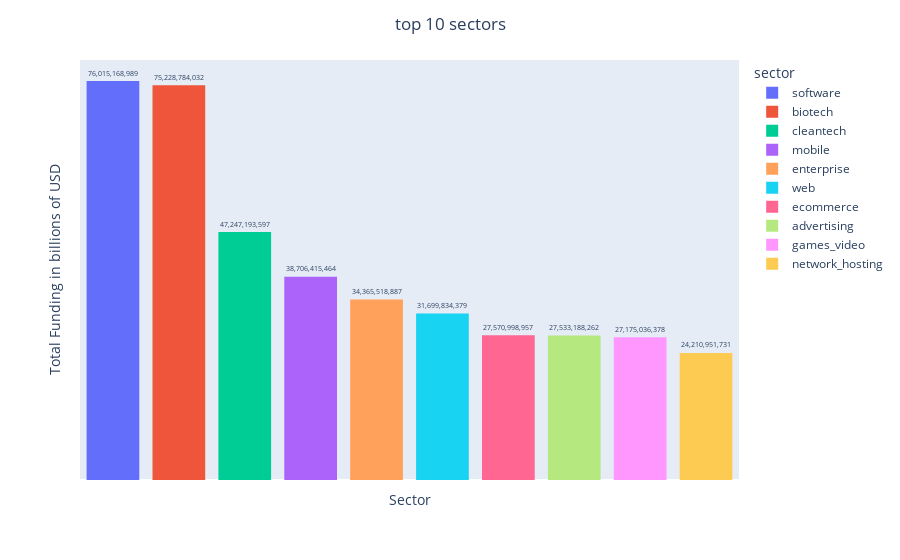

The notebook cell this image was saved under:
### Code cell
sector_trends= sector_trends.reset_index()

fig= px.bar(
    sector_trends,
    x="sector",
    y="funding_total_usd",
    color= "sector",
    text="funding_total_usd"
)

fig.update_traces(
    texttemplate= "%{text:,.0f}",
    textposition='outside',
    marker=dict(line=dict(width=0))
)

fig.update_yaxes(showticklabels=False, showgrid=False,title= "Total Funding in billions of USD")
fig.update_xaxes(showticklabels= False, showgrid= False, title="Sector")

fig.update_layout(
    title= 'top 10 sectors',
    title_x=0.5
)
fig.show()

### Figure 1 — Plotly figure (JSON) as saved in the notebook; plotly's stock layout.template omitted (floating-point values rounded to 4 significant figures)
{"data": [{"hovertemplate": "sector=%{x}<br>funding_total_usd=%{text}<extra></extra>", "legendgroup": "software", "marker": {"color": "#636efa", "line": {"width": 0}, "pattern": {"shape": ""}}, "name": "software", "orientation": "v", "showlegend": true, "text": [76020000000.0], "textposition": "outside", "texttemplate": "%{text:,.0f}", "type": "bar", "x": ["software"], "xaxis": "x", "y": [76020000000.0], "yaxis": "y"}, {"hovertemplate": "sector=%{x}<br>funding_total_usd=%{text}<extra></extra>", "legendgroup": "biotech", "marker": {"color": "#EF553B", "line": {"width": 0}, "pattern": {"shape": ""}}, "name": "biotech", "orientation": "v", "showlegend": true, "text": [75230000000.0], "textposition": "outside", "texttemplate": "%{text:,.0f}", "type": "bar", "x": ["biotech"], "xaxis": "x", "y": [75230000000.0], "yaxis": "y"}, {"hovertemplate": "sector=%{x}<br>funding_total_usd=%{text}<extra></extra>", "legendgroup": "cleantech", "marker": {"color": "#00cc96", "line": {"width": 0}, "pattern": {"shape": ""}}, "name": "cleantech", "orientation": "v", "showlegend": true, "text": [47250000000.0], "textposition": "outside", "texttemplate": "%{text:,.0f}", "type": "bar", "x": ["cleantech"], "xaxis": "x", "y": [47250000000.0], "yaxis": "y"}, {"hovertemplate": "sector=%{x}<br>funding_total_usd=%{text}<extra></extra>", "legendgroup": "mobile", "marker": {"color": "#ab63fa", "line": {"width": 0}, "pattern": {"shape": ""}}, "name": "mobile", "orientation": "v", "showlegend": true, "text": [38710000000.0], "textposition": "outside", "texttemplate": "%{text:,.0f}", "type": "bar", "x": ["mobile"], "xaxis": "x", "y": [38710000000.0], "yaxis": "y"}, {"hovertemplate": "sector=%{x}<br>funding_total_usd=%{text}<extra></extra>", "legendgroup": "enterprise", "marker": {"color": "#FFA15A", "line": {"width": 0}, "pattern": {"shape": ""}}, "name": "enterprise", "orientation": "v", "showlegend": true, "text": [34370000000.0], "textposition": "outside", "texttemplate": "%{text:,.0f}", "type": "bar", "x": ["enterprise"], "xaxis": "x", "y": [34370000000.0], "yaxis": "y"}, {"hovertemplate": "sector=%{x}<br>funding_total_usd=%{text}<extra></extra>", "legendgroup": "web", "marker": {"color": "#19d3f3", "line": {"width": 0}, "pattern": {"shape": ""}}, "name": "web", "orientation": "v", "showlegend": true, "text": [31700000000.0], "textposition": "outside", "texttemplate": "%{text:,.0f}", "type": "bar", "x": ["web"], "xaxis": "x", "y": [31700000000.0], "yaxis": "y"}, {"hovertemplate": "sector=%{x}<br>funding_total_usd=%{text}<extra></extra>", "legendgroup": "ecommerce", "marker": {"color": "#FF6692", "line": {"width": 0}, "pattern": {"shape": ""}}, "name": "ecommerce", "orientation": "v", "showlegend": true, "text": [27570000000.0], "textposition": "outside", "texttemplate": "%{text:,.0f}", "type": "bar", "x": ["ecommerce"], "xaxis": "x", "y": [27570000000.0], "yaxis": "y"}, {"hovertemplate": "sector=%{x}<br>funding_total_usd=%{text}<extra></extra>", "legendgroup": "advertising", "marker": {"color": "#B6E880", "line": {"width": 0}, "pattern": {"shape": ""}}, "name": "advertising", "orientation": "v", "showlegend": true, "text": [27530000000.0], "textposition": "outside", "texttemplate": "%{text:,.0f}", "type": "bar", "x": ["advertising"], "xaxis": "x", "y": [27530000000.0], "yaxis": "y"}, {"hovertemplate": "sector=%{x}<br>funding_total_usd=%{text}<extra></extra>", "legendgroup": "games_video", "marker": {"color": "#FF97FF", "line": {"width": 0}, "pattern": {"shape": ""}}, "name": "games_video", "orientation": "v", "showlegend": true, "text": [27180000000.0], "textposition": "outside", "texttemplate": "%{text:,.0f}", "type": "bar", "x": ["games_video"], "xaxis": "x", "y": [27180000000.0], "yaxis": "y"}, {"hovertemplate": "sector=%{x}<br>funding_total_usd=%{text}<extra></extra>", "legendgroup": "network_hosting", "marker": {"color": "#FECB52", "line": {"width": 0}, "pattern": {"shape": ""}}, "name": "network_hosting", "orientation": "v", "showlegend": true, "text": [24210000000.0], "textposition": "outside", "texttemplate": "%{text:,.0f}", "type": "bar", "x": ["network_hosting"], "xaxis": "x", "y": [24210000000.0], "yaxis": "y"}], "layout": {"barmode": "relative", "legend": {"title": {"text": "sector"}, "tracegroupgap": 0}, "margin": {"t": 60}, "title": {"text": "top 10 sectors", "x": 0.5}, "xaxis": {"anchor": "y", "categoryarray": ["software", "biotech", "cleantech", "mobile", "enterprise", "web", "ecommerce", "advertising", "games_video", "network_hosting"], "categoryorder": "array", "domain": [0, 1], "showgrid": false, "showticklabels": false, "title": {"text": "Sector"}}, "yaxis": {"anchor": "x", "domain": [0, 1], "showgrid": false, "showticklabels": false, "title": {"text": "Total Funding in billions of USD"}}}}
